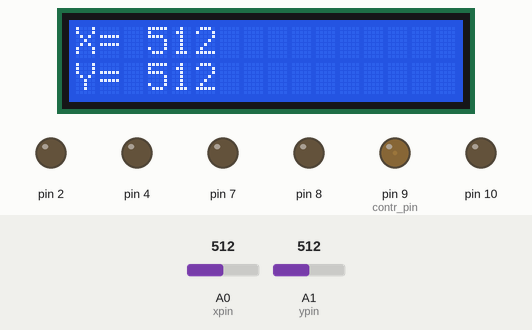
Simulated run of this sketch. Board: Arduino Uno, built with avr-gcc and run on an emulated ATmega328P. Parts: 16×2 character LCD, output pins drawn as LEDs (lit = HIGH). The inputs (shaded band) are chosen by the test bench; at power-on: A0 (xpin) = 512, A1 (ypin) = 512. What the sketch prints to the serial monitor is not drawn.

Above: at 1.2 s.
1.3 s: A0 (xpin) set to 269
At 2.2 s:
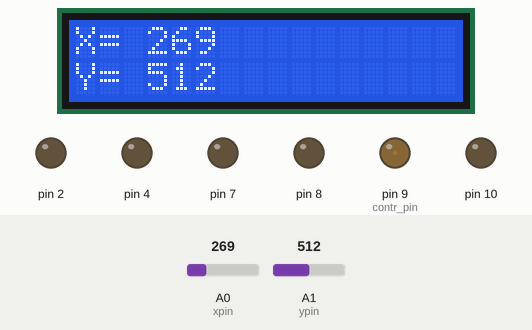
2.8 s: A0 (xpin) set to 244
At 3.9 s:
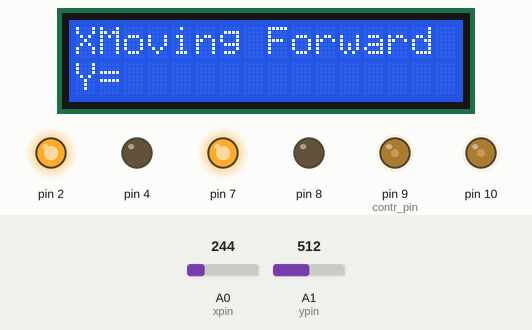
4.4 s: A1 (ypin) set to 271
6.3 s: A1 (ypin) set to 244
At 8.5 s:
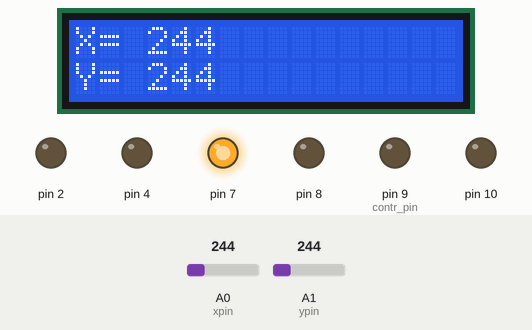
8.8 s: A0 (xpin) set to 265
At 10.1 s:
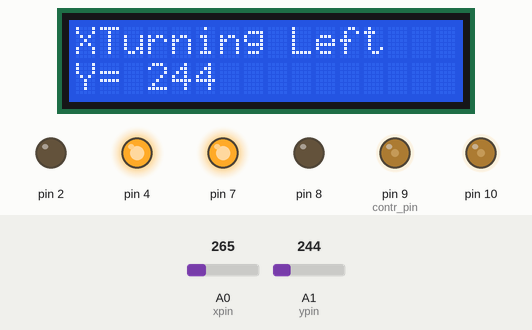
10.4 s: A0 (xpin) set to 210
At 12.5 s:
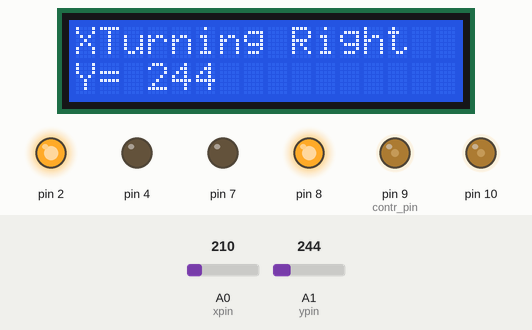
Timing chart, 0 to 13.7 s (numbered marks = the images above; inputs shaded):
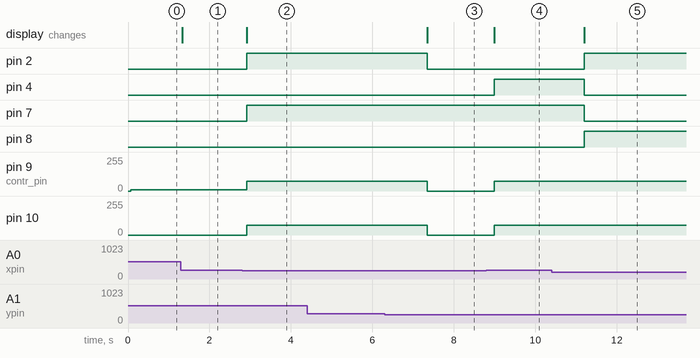

Measured:
- the behaviour switches between 255 and 254 on A0 (xpin) (found by bisection; images 1 and 2)
- the behaviour switches between 256 and 255 on A1 (ypin) (found by bisection; images 2 and 3)
- after the input at 1.3 s, the display: changes at once (image 1)
- after the input at 2.8 s, pin 2, pin 7: LOW → HIGH after 0.11 s; pin 9 (contr_pin): 10/255 → 75/255 after 0.11 s; pin 10: 0/255 → 75/255 after 0.11 s; the display: changes after 0.11 s (image 2)
- after the input at 4.4 s, every drawn part: stays the same
- after the input at 6.3 s, pin 2: HIGH → LOW after 1.0 s; pin 9 (contr_pin), pin 10: 75/255 → 0/255 after 1.0 s; the display: changes after 1.0 s (image 3)
- after the input at 8.8 s, pin 4: LOW → HIGH after 0.19 s; pin 9 (contr_pin), pin 10: 0/255 → 75/255 after 0.19 s; the display: changes after 0.19 s (image 4)
- after the input at 10.4 s, pin 2, pin 8: LOW → HIGH after 0.81 s; pin 4, pin 7: HIGH → LOW after 0.81 s; the display: changes after 0.81 s (image 5)

The sketch:

GESTURE_WC.ino
```cpp
/* 3.3V accelerometer self test
 analog 1: z-axis
 analog 2: y-axis
 analog 3: x-axis

 5V : VCC
 Gnd: GND
*/

#include<LiquidCrystal.h>

LiquidCrystal lcd(12,11,A2,A3,A4,A5);

int contr_pin=9;

const int xpin = A0;                  // x-axis of the accelerometer
const int ypin = A1;                  // y-axis of the accelerometer
int X=0,Y=0,Z=0,speed1=75,speed2=75;

void setup()
{
  lcd.begin(16,2);
  analogWrite(contr_pin,10);
  Serial.begin(9600);
  pinMode(2,OUTPUT);
  pinMode(4,OUTPUT);
  pinMode(7,OUTPUT);
  pinMode(8,OUTPUT);
  pinMode(9,OUTPUT);
  pinMode(10,OUTPUT);
  pinMode(A0,INPUT);
  pinMode(A1,INPUT);
  lcd.clear();
  lcd.setCursor(0,0);
  lcd.print("X= ");
}

void loop()
{
  X=analogRead(xpin);
  Y=analogRead(ypin);
  // print the sensor values:
\
Serial.print(X);
  // print a tab between values:
  Serial.print("\t");
  Serial.print(Y);
  // print a tab between values:
  Serial.print("\t");
  Serial.print(Z);
  Serial.println();
  lcd.clear();
  lcd.setCursor(0,0);
  lcd.print("X= ");
  lcd.print(X);
  lcd.setCursor(0,1);
  lcd.print("Y= ");
  lcd.print(Y);

  //Ref X=220 AND Y=240 -> This was when the sensor was kept in its mean position.

  if((Y>220)&&(Y<255))
  {
    if(X>255)
    {
      left();
    }                                    //For left and right tilt do notice that Y used to vary slightly between 230 to 250 dats y in outer if the conditon is 220<Y<255
    else if(X<220)                       //The major change was seen in X axis as X used to change upto 280/290 from reference value of 220 on left tilt
    {                                     //And similarly for right tilt X used to change to 180/170 from reference value of 220.
      right();
    }

    else
    {
      halt();

    }
  }

  else if((X>220)&&(X<255))                  // Now same applies for Forward and backward
  {                                          //Here X doesnt chages too much
    if(Y>255)
    {
      fwd();                                  //The major change is seen in Y axis as y changes upto 280/290 from reference value of 220 on Forward tilt of the sensor
    }

    else if(Y<220)
    {

      back();                                  //And similarly for back tilt Y changeS to 180/170 from reference value of 220.
    }

    else
    {
      halt();
   }
  }
  delay(100);
}

void fwd()
{
 Serial.println("I m in Forward");
 lcd.clear();
  lcd.setCursor(0,0);           //-------------------------------------------------------------------------------------------------------------
  lcd.print("X= ");             //
  lcd.setCursor(0,7);           //
  lcd.print("Y= ");             //These codes are for displaying on LCD Module and are in right left turn fucntions and fwd and back functions.
  lcd.setCursor(1,0);           //
  lcd.print("Moving Forward");  //--------------------------------------------------------------------------------------------------------------

 digitalWrite(2,HIGH);
 digitalWrite(4,LOW);
 digitalWrite(7,HIGH);
 digitalWrite(8,LOW);
 analogWrite(9,speed1);
 analogWrite(10,speed2);
 delay(1000);
}

void back()
{
 Serial.println("I m in back");
 lcd.setCursor(0,0);
  lcd.print("X= ");
  lcd.setCursor(0,7);
  lcd.print("Y= ");
  lcd.setCursor(1,0);
  lcd.print("Moving Backward");

 digitalWrite(2,LOW);
 digitalWrite(4,HIGH);
 digitalWrite(7,LOW);
 digitalWrite(8,HIGH);
 analogWrite(9,speed1);
 analogWrite(10,speed2);
 delay(1000);
}

void right()
{
 Serial.println("I m in right");
 lcd.setCursor(0,0);
  lcd.print("X= ");
  lcd.setCursor(0,7);
  lcd.print("Y= ");
  lcd.setCursor(1,0);
  lcd.print("Turning Right");
 digitalWrite(2,HIGH);
 digitalWrite(4,LOW);
 digitalWrite(7,LOW);
 digitalWrite(8,HIGH);
 analogWrite(9,75);
 analogWrite(10,75);
 delay(1000);
}

void left()
{

 Serial.println("I m in left");
 lcd.setCursor(0,0);
  lcd.print("X= ");
  lcd.setCursor(0,7);
  lcd.print("Y= ");
  lcd.setCursor(1,0);
  lcd.print("Turning Left");
 digitalWrite(2,LOW);
 digitalWrite(4,HIGH);
 digitalWrite(7,HIGH);
 digitalWrite(8,LOW);
 analogWrite(9,75);
 analogWrite(10,75);
 delay(1000);
}

void halt()
{
  Serial.println("I m in Halt");
 digitalWrite(2,LOW);
 digitalWrite(4,LOW);
 digitalWrite(4,LOW);
 digitalWrite(8,LOW);
 analogWrite(9,0);
 analogWrite(10,0);
 delay(100);
}
```
